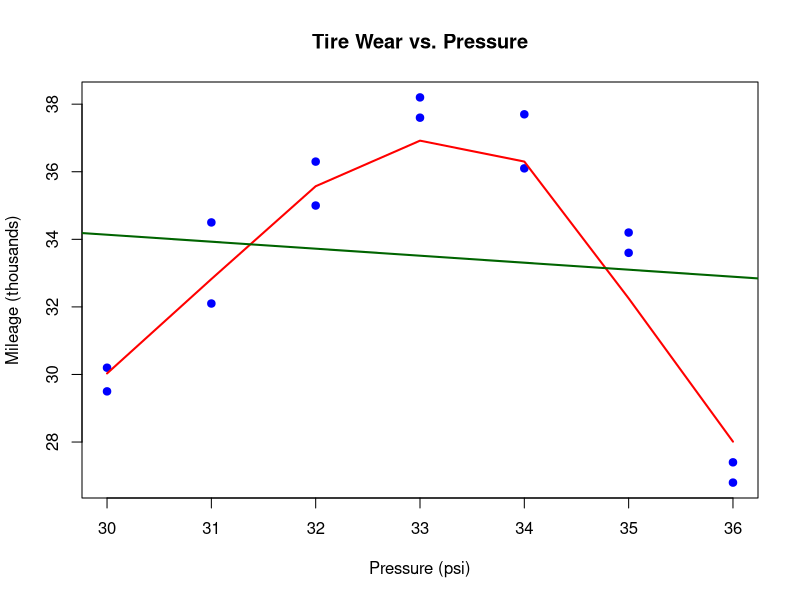

Write the R code that produced this figure.
# -----------------------------
# Problem 2 (a) and (b)
# -----------------------------

# Create the dataset
pressure <- c(30, 30, 31, 31, 32, 32, 33, 33, 34, 34, 35, 35, 36, 36)
mileage  <- c(29.5, 30.2, 32.1, 34.5, 36.3, 35.0, 38.2, 37.6,
              37.7, 36.1, 33.6, 34.2, 26.8, 27.4)

tire_data <- data.frame(pressure, mileage)

# ----- (a) Plot the data -----
plot(tire_data$pressure, tire_data$mileage,
     main = "Tire Wear vs. Pressure",
     xlab = "Pressure (psi)",
     ylab = "Mileage (thousands)",
     pch = 19, col = "blue")
lines(lowess(tire_data$pressure, tire_data$mileage), col = "red", lwd = 2)

# Observation:
# The plot should rise from 30–33 psi and then fall after 34 psi,
# indicating a curved (non-linear) relationship.

# ----- (b) Fit the least-squares regression line -----
linear_model <- lm(mileage ~ pressure, data = tire_data)
summary(linear_model)

# Display the fitted regression equation
cat("Estimated regression line:  mileage =",
    round(coef(linear_model)[1], 4), "+",
    round(coef(linear_model)[2], 4), "* pressure\n")

# Plot fitted line on top of data
abline(linear_model, col = "darkgreen", lwd = 2)


# Fit the linear model
lm_model <- lm(mileage ~ pressure, data = tire_data)

# Fit the full (group means) model to test lack of fit
full_model <- lm(mileage ~ as.factor(pressure), data = tire_data)

# Compare models using ANOVA (Lack-of-fit test)
anova(lm_model, full_model)

